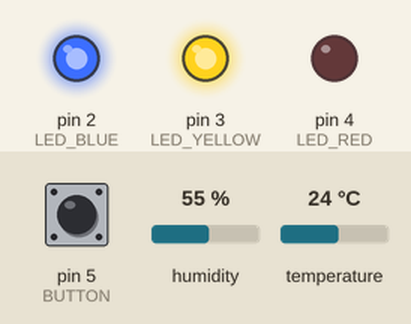
The sketch below on a simulated Arduino Uno, built with avr-gcc and run on an emulated ATmega328P. Shown: output pins drawn as LEDs (lit = HIGH). Inputs (shaded band) come from the test bench; at power-on: temperature 24 °C, pin 5 (BUTTON) LOW, humidity 55 %. What the sketch prints to the serial monitor is not drawn.

Above: at 1.2 s.
1.3 s: temperature set to 20.4 °C
3.2 s: temperature set to 19.5 °C
At 5.2 s:
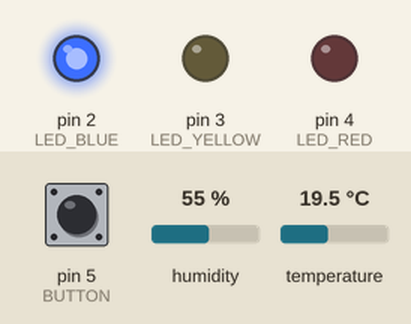
5.5 s: pin 5 (BUTTON) pulled HIGH for 0.15 s
At 5.57 s:
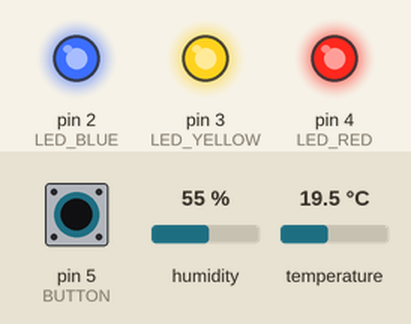
7.1 s: temperature set to 16.6 °C
9.2 s: temperature set to 15.5 °C
At 10.5 s:
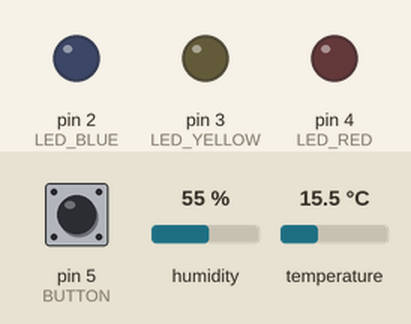
11.5 s: temperature set to 19 °C
At 13.4 s:
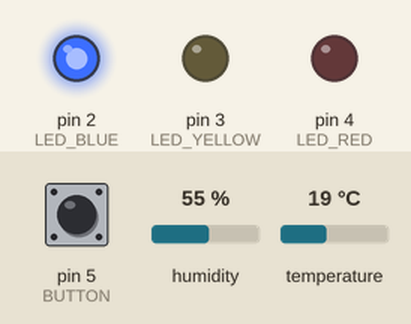
Timing chart, 0 to 14.5 s (numbered marks = the images above; inputs shaded):
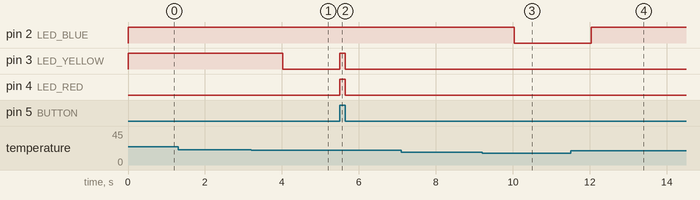

The sketch:

TestDrivenSimulering.ino
```cpp
#include "DHT.h"


#define DHTPIN 12
#define DHTTYPE DHT22
#define LED_BLUE 2
#define LED_YELLOW 3
#define LED_RED 4
#define BUTTON 5
DHT dht(DHTPIN, DHTTYPE);


int chk;
float hum;  //Stores humidity value
float temp; //Stores temperature value

void setup()
{
  Serial.begin(9600);
  dht.begin();
  pinMode(LED_BLUE, OUTPUT);
  pinMode(LED_YELLOW, OUTPUT);
  pinMode(LED_RED, OUTPUT);
  pinMode(BUTTON, INPUT);
  unitTest_temp();
  unitTest_hum();
}

int temp_condition_test( int temp_value, int expected_value ){
  return ( temp_value == expected_value );
}
void unitTest_temp(){
  int fail[50];
  int i = 0, j = 0, k = 0;

  for( ;i < 50; i++){
    if (temp_condition_test( print_temp(i), j ) == 0){
      fail[k] = print_temp(i);
      k++;
    }
    switch(i){
      case 15: j++;
      break;
      case 19: j++;
      break;
      case 24: j++;
      break;
    }
  }

  if (!k)
    Serial.println ( "TEMP TEST SUCCESS");

  for(i = 0; i < k; i++)
    Serial.println(fail[i]);
}

int hum_condition_test( int hum_value, int expected_value ){
  return ( hum_value == expected_value );
}
void unitTest_hum(){
  int fail[50];
  int i = 0, j = 0, k = 0;

  for( ;i < 50; i++){
    if (hum_condition_test( print_hum(i), j ) == 0){
      fail[k] = print_hum(i);
      k++;
    }
    switch(i){
      case 45: j++;
      break;
      case 49: j++;
      break;
      case 54: j++;
      break;
    }
  }

  if (!k)
    Serial.println ( "HUM TEST SUCCESS");

  for(i = 0; i < k; i++)
    Serial.println(fail[i]);
}

void loop()
{
    int button_state;
    int status = 0;
    hum = dht.readHumidity();
    temp= dht.readTemperature();

    button_state = digitalRead(BUTTON);

    status = (button_state) ? print_hum(hum) : print_temp(temp);
    led_action( status);

   // (button_state) ? print_hum(hum) : print_temp(temp);

}

void led_action( int led){
  switch(led){
    case 1:
      digitalWrite(LED_BLUE, HIGH);
      digitalWrite(LED_YELLOW, LOW);
      digitalWrite(LED_RED, LOW);
      break;
     case 2:
      digitalWrite(LED_BLUE, HIGH);
      digitalWrite(LED_YELLOW, HIGH);
      digitalWrite(LED_RED, LOW);
      break;
     case 3:
      digitalWrite(LED_BLUE, HIGH);
      digitalWrite(LED_YELLOW, HIGH);
      digitalWrite(LED_RED, HIGH);
      break;
    default:
      digitalWrite(LED_BLUE, LOW);
      digitalWrite(LED_YELLOW, LOW);
      digitalWrite(LED_RED, LOW);
      break;
  }
}
int print_temp(int t){
  int status = 0;
      if (t > 15 && t < 20){
      status = 1;
    }
    else if (t >= 20 && t < 25 ){
      status = 2;

    }
    else if (t >= 25){
      status = 3;
    }
   return status;
}

int print_hum(int h){

  int status = 0;
      if (h > 45 && h < 50){
      status = 1;
    }
    else if (h >= 50 && h < 55 ){
      status = 2;

    }
    else if (h >= 55){
      status = 3;
    }
    return status;
}
```

Measured:
- the behaviour switches between 20 and 19.9 °C on temperature (found by bisection; images 0 and 1)
- the behaviour switches between 16 and 15.9 °C on temperature (found by bisection; images 2 and 3)
- after the input at 1.3 s, every drawn part: stays the same
- after the input at 3.2 s, pin 3 (LED_YELLOW): HIGH → LOW after 0.82 s
- after the input at 5.5 s, pin 3 (LED_YELLOW), pin 4 (LED_RED): LOW → HIGH at once, → LOW 0.15 s later
- after the input at 7.1 s, every drawn part: stays the same
- after the input at 9.2 s, pin 2 (LED_BLUE): HIGH → LOW after 0.83 s
- after the input at 11.5 s, pin 2 (LED_BLUE): LOW → HIGH after 0.54 s
